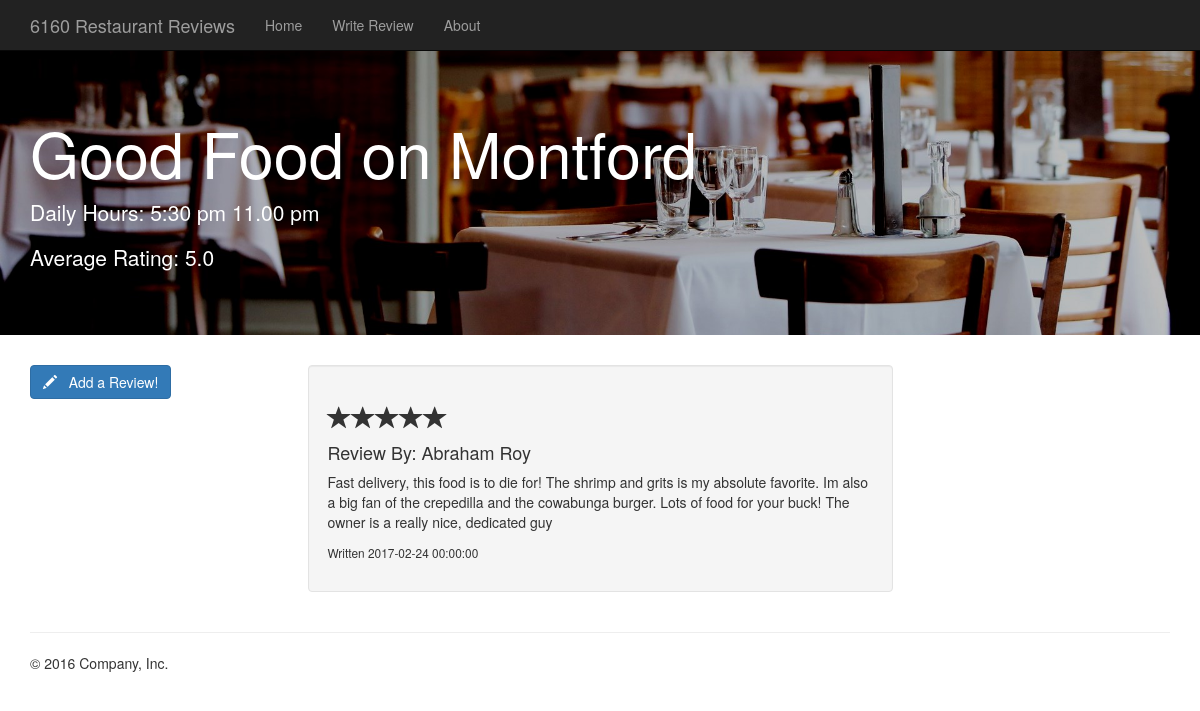
The page /DBFinalProject/view_restaurant.php?id=1002 on the database its author committed.
### tables this page shows
CREATE TABLE `business` (
  `business_id` int(10) UNSIGNED NOT NULL,
  `business_name` varchar(45) NOT NULL,
  `user_id` int(11) DEFAULT NULL COMMENT 'user_id of administrator',
  `hours` varchar(100) DEFAULT NULL,
  `contact_number` varchar(45) DEFAULT NULL,
  `review_count` int(10) DEFAULT 0 COMMENT 'updated via trigger on review insert/delete'
);

CREATE TABLE `review` (
  `business_id` int(10) UNSIGNED NOT NULL,
  `review_id` int(10) UNSIGNED NOT NULL,
  `user_id` int(10) UNSIGNED DEFAULT NULL,
  `content` longtext NOT NULL,
  `published_date` datetime DEFAULT NULL,
  `stars` tinyint(1) DEFAULT NULL
);

CREATE TABLE `person` (
  `user_id` int(10) UNSIGNED NOT NULL,
  `f_name` varchar(30) DEFAULT NULL,
  `l_name` varchar(30) DEFAULT NULL,
  `dob` date DEFAULT NULL,
  `username` varchar(20) NOT NULL,
  `email` varchar(45) DEFAULT NULL
);

### DBFinalProject/view_restaurant.php (the view, shortened to what this page needs)
<?php
require_once './resources/php/db_connect.php';
$restaurant_id = $_GET['id'];
$restaurant_query = "SELECT business.business_name, business.hours, business.business_id,
                            (SELECT ROUND(AVG(stars),1) FROM restaurant.review WHERE review.business_id = ?) AS avg_rating
                      FROM restaurant.business
                      WHERE `business_id` = ?;";
$restaurant__stmt = $mysqli->prepare($restaurant_query);
$restaurant__stmt->bind_param('ii',$restaurant_id,$restaurant_id);
$restaurant__stmt->execute();
$restaurant_result = $restaurant__stmt->get_result();
$restaurant_info = $restaurant_result->fetch_assoc();
$review_query = "SELECT review.*, person.f_name, person.l_name
                  FROM restaurant.review
                  LEFT JOIN restaurant.person ON review.user_id = person.user_id
                  WHERE review.business_id = ?;";
$review__stmt = $mysqli->prepare($review_query);
$review__stmt->bind_param('i',$restaurant_id);
$review__stmt->execute();
$review_result = $review__stmt->get_result();
?>
<!DOCTYPE html>
<html lang="en">
<head>
    <link href="./vendors/bootstrap-3.3.7/css/bootstrap.min.css" rel="stylesheet">
</head>
<body>
<nav class="navbar navbar-inverse navbar-fixed-top">
    <div class="container">
        <div class="navbar-header">
            <a class="navbar-brand" href="./index.php">6160 Restaurant Reviews</a>
        </div>
        <div id="navbar" class="navbar-collapse collapse">
            <ul class="nav navbar-nav">
                <li><a href="./index.php">Home</a></li>
                <li><a href="./write_review.php">Write Review</a></li>
                <li><a href="./about.php">About</a></li>
            </ul>
        </div>
    </div>
</nav>
<div class="jumbotron">
    <div class="container">
        <h1>
            <?php
                echo $restaurant_info["business_name"];
            ?>
        </h1>
        <p>Daily Hours: <?php echo $restaurant_info["hours"] ?></p>
        <p>Average Rating: <?php echo $restaurant_info["avg_rating"] ?></p>
    </div>
</div>
<div class="container">
    <div class="row">
        <div class="col-md-3">
            <a href="./write_review.php?id=<?php echo $restaurant_info["business_id"]; ?>" class="btn btn-primary"><span class="glyphicon glyphicon-pencil"></span> &nbsp; Add a Review!</a>
        </div>
        <div class="col-md-6">
            <?php
                while($review = $review_result->fetch_assoc()){ ?>
                    <div class="row">
                        <div class="well review-well">
                            <h3><?php $i=0; while($i<$review["stars"]){ echo '<span class="glyphicon glyphicon-star"></span>'; $i++; } ?></h3>
                            <h4>Review By: <?php echo $review["f_name"],' ',$review["l_name"]; ?></h4>
                            <p>
                                <?php echo $review["content"]; ?>
                            </p>
                            <p>
                                <small>
                                    Written <?php echo $review["published_date"]; ?>
                                </small>
                            </p>
                        </div>
                    </div>
                <?php
                }
            ?>
        </div>
    </div>
    <hr>
    <footer>
        <p>&copy; 2016 Company, Inc.</p>
    </footer>
</div>
</body>
</html>

### DBFinalProject/view_restaurant.php (style rules this page uses)
.jumbotron { padding-top: 98px; background: url("resources/img/restaurant.jpg"); background-size: cover; background-position: center; background-repeat: no-repeat; color: white; }
.review-well { position: relative; }

### rows shown on the page
business: business_name "Good Food on Montford", hours "5:30 pm 11.00 pm"
review: stars 5 (drawn), user.f_name "Abraham", user.l_name "Roy", content "Fast delivery, this food is to die for! The shrimp and grits is my absolute favorite. Im also a big fan of the crepedilla and the cowabunga burger. Lots of food for your buck! The owner is a really nice, dedicated guy", published_date "2017-02-24 00:00:00"

### other values the page prints
$restaurant_info["avg_rating"] "5.0"
